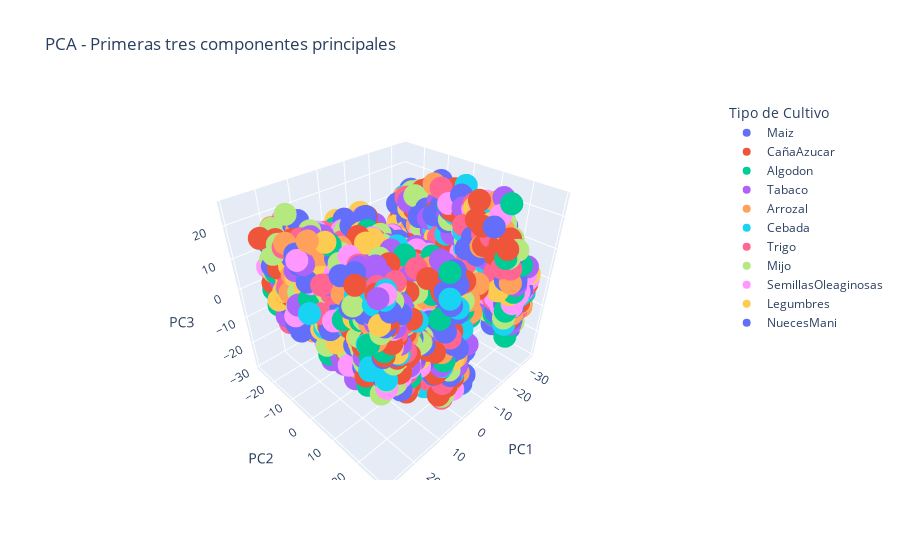

The notebook cell this image was saved under:
### Code cell
import plotly.io as pio

# Usamos los primeros 3 componentes para graficar
pca_df = pd.DataFrame(cultivos_pca[:, :3], columns=['PC1', 'PC2', 'PC3'])
pca_df['tipoCultivo'] = cultivos['tipoCultivo'].values  # O del dataset original


fig = px.scatter_3d(
    pca_df,
    x='PC1',
    y='PC2',
    z='PC3',
    color='tipoCultivo',
    title='PCA - Primeras tres componentes principales',
    labels={'tipoCultivo': 'Tipo de Cultivo'}
)
fig.show()

### Figure 1 — Plotly figure (JSON) as saved in the notebook; plotly's stock layout.template omitted (floating-point values rounded to 4 significant figures; data arrays with more than 128 entries replaced by an {"elided": "..."} marker saying what was removed)
{"data": [{"hovertemplate": "Tipo de Cultivo=Maiz<br>PC1=%{x}<br>PC2=%{y}<br>PC3=%{z}<extra></extra>", "legendgroup": "Maiz", "marker": {"color": "#636efa", "symbol": "circle"}, "mode": "markers", "name": "Maiz", "scene": "scene", "showlegend": true, "type": "scatter3d", "x": {"elided": "753 float values"}, "y": {"elided": "753 float values"}, "z": {"elided": "753 float values"}}, {"hovertemplate": "Tipo de Cultivo=CañaAzucar<br>PC1=%{x}<br>PC2=%{y}<br>PC3=%{z}<extra></extra>", "legendgroup": "CañaAzucar", "marker": {"color": "#EF553B", "symbol": "circle"}, "mode": "markers", "name": "CañaAzucar", "scene": "scene", "showlegend": true, "type": "scatter3d", "x": {"elided": "763 float values"}, "y": {"elided": "763 float values"}, "z": {"elided": "763 float values"}}, {"hovertemplate": "Tipo de Cultivo=Algodon<br>PC1=%{x}<br>PC2=%{y}<br>PC3=%{z}<extra></extra>", "legendgroup": "Algodon", "marker": {"color": "#00cc96", "symbol": "circle"}, "mode": "markers", "name": "Algodon", "scene": "scene", "showlegend": true, "type": "scatter3d", "x": {"elided": "722 float values"}, "y": {"elided": "722 float values"}, "z": {"elided": "722 float values"}}, {"hovertemplate": "Tipo de Cultivo=Tabaco<br>PC1=%{x}<br>PC2=%{y}<br>PC3=%{z}<extra></extra>", "legendgroup": "Tabaco", "marker": {"color": "#ab63fa", "symbol": "circle"}, "mode": "markers", "name": "Tabaco", "scene": "scene", "showlegend": true, "type": "scatter3d", "x": {"elided": "717 float values"}, "y": {"elided": "717 float values"}, "z": {"elided": "717 float values"}}, {"hovertemplate": "Tipo de Cultivo=Arrozal<br>PC1=%{x}<br>PC2=%{y}<br>PC3=%{z}<extra></extra>", "legendgroup": "Arrozal", "marker": {"color": "#FFA15A", "symbol": "circle"}, "mode": "markers", "name": "Arrozal", "scene": "scene", "showlegend": true, "type": "scatter3d", "x": {"elided": "706 float values"}, "y": {"elided": "706 float values"}, "z": {"elided": "706 float values"}}, {"hovertemplate": "Tipo de Cultivo=Cebada<br>PC1=%{x}<br>PC2=%{y}<br>PC3=%{z}<extra></extra>", "legendgroup": "Cebada", "marker": {"color": "#19d3f3", "symbol": "circle"}, "mode": "markers", "name": "Cebada", "scene": "scene", "showlegend": true, "type": "scatter3d", "x": {"elided": "703 float values"}, "y": {"elided": "703 float values"}, "z": {"elided": "703 float values"}}, {"hovertemplate": "Tipo de Cultivo=Trigo<br>PC1=%{x}<br>PC2=%{y}<br>PC3=%{z}<extra></extra>", "legendgroup": "Trigo", "marker": {"color": "#FF6692", "symbol": "circle"}, "mode": "markers", "name": "Trigo", "scene": "scene", "showlegend": true, "type": "scatter3d", "x": {"elided": "747 float values"}, "y": {"elided": "747 float values"}, "z": {"elided": "747 float values"}}, {"hovertemplate": "Tipo de Cultivo=Mijo<br>PC1=%{x}<br>PC2=%{y}<br>PC3=%{z}<extra></extra>", "legendgroup": "Mijo", "marker": {"color": "#B6E880", "symbol": "circle"}, "mode": "markers", "name": "Mijo", "scene": "scene", "showlegend": true, "type": "scatter3d", "x": {"elided": "718 float values"}, "y": {"elided": "718 float values"}, "z": {"elided": "718 float values"}}, {"hovertemplate": "Tipo de Cultivo=SemillasOleaginosas<br>PC1=%{x}<br>PC2=%{y}<br>PC3=%{z}<extra></extra>", "legendgroup": "SemillasOleaginosas", "marker": {"color": "#FF97FF", "symbol": "circle"}, "mode": "markers", "name": "SemillasOleaginosas", "scene": "scene", "showlegend": true, "type": "scatter3d", "x": {"elided": "711 float values"}, "y": {"elided": "711 float values"}, "z": {"elided": "711 float values"}}, {"hovertemplate": "Tipo de Cultivo=Legumbres<br>PC1=%{x}<br>PC2=%{y}<br>PC3=%{z}<extra></extra>", "legendgroup": "Legumbres", "marker": {"color": "#FECB52", "symbol": "circle"}, "mode": "markers", "name": "Legumbres", "scene": "scene", "showlegend": true, "type": "scatter3d", "x": {"elided": "728 float values"}, "y": {"elided": "728 float values"}, "z": {"elided": "728 float values"}}, {"hovertemplate": "Tipo de Cultivo=NuecesMani<br>PC1=%{x}<br>PC2=%{y}<br>PC3=%{z}<extra></extra>", "legendgroup": "NuecesMani", "marker": {"color": "#636efa", "symbol": "circle"}, "mode": "markers", "name": "NuecesMani", "scene": "scene", "showlegend": true, "type": "scatter3d", "x": {"elided": "732 float values"}, "y": {"elided": "732 float values"}, "z": {"elided": "732 float values"}}], "layout": {"legend": {"title": {"text": "Tipo de Cultivo"}, "tracegroupgap": 0}, "scene": {"domain": {"x": [0, 1], "y": [0, 1]}, "xaxis": {"title": {"text": "PC1"}}, "yaxis": {"title": {"text": "PC2"}}, "zaxis": {"title": {"text": "PC3"}}}, "title": {"text": "PCA - Primeras tres componentes principales"}}}
